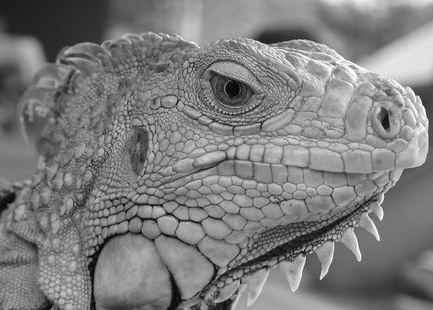
#> input picture hw/hw2/part2/iguana.png, 433 x 310 px
$ jupyter execute hw2_p2.ipynb   (shell and % lines are left out)   (older library calls are emulated)
#> lines starting #> are read from the running program, lines starting #| are printed output that depends on the picture
### hw/hw2/part2/edge.py
import numpy as np

def conv(image, kernel):
    """ An implementation of convolution filter.

    This function uses element-wise multiplication and np.sum()
    to efficiently compute weighted sum of neighborhood at each
    pixel.

    Args:
        image: numpy array of shape (Hi, Wi).
        kernel: numpy array of shape (Hk, Wk).

    Returns:
        out: numpy array of shape (Hi, Wi).
    """
    Hi, Wi = image.shape
    Hk, Wk = kernel.shape
    out = np.zeros((Hi, Wi))

    # For this assignment, we will use edge values to pad the images.
    # Zero padding will make derivatives at the image boundary very big,
    # whereas we want to ignore the edges at the boundary.
    pad_width0 = Hk // 2
    pad_width1 = Wk // 2
    pad_width = ((pad_width0,pad_width0),(pad_width1,pad_width1))
    padded = np.pad(image, pad_width, mode='edge')

    ### YOUR CODE HERE
    for i in range(Hi):
        for j in range(Wi):
            # Extract local region
            region = padded[i:i + Hk, j:j + Wk]
            # Apply kernel
            out[i, j] = np.sum(region * kernel)
    ### END YOUR CODE

    return out

def gaussian_kernel(size, sigma):
    """ Implementation of Gaussian Kernel.

    This function follows the gaussian kernel formula,
    and creates a kernel matrix.

    Hints:
    - Use np.pi and np.exp to compute pi and exp.

    Args:
        size: int of the size of output matrix.
        sigma: float of sigma to calculate kernel.

    Returns:
        kernel: numpy array of shape (size, size).
    """
#> called with size = 3, sigma = 1

    kernel = np.zeros((size, size))

    ### YOUR CODE HERE
    center = size // 2
    total = 0
    for i in range(size):
        for j in range(size):
            x = i - center
            y = j - center
            kernel[i, j] = np.exp(-(x ** 2 + y ** 2) / (2 * sigma ** 2)) / (2 * np.pi * sigma ** 2)
            total += kernel[i, j]
    kernel /= total
    ### END YOUR CODE

    return kernel

def partial_x(img):
    """ Computes partial x-derivative of input img.

    Hints:
        - You may use the conv function in defined in this file.

    Args:
        img: numpy array of shape (H, W).
    Returns:
        out: x-derivative image.
    """

    out = None

    ### YOUR CODE HERE
    kernel = np.array([[-1, 0, 1]])
    out = conv(img, kernel)
    ### END YOUR CODE

    return out

def partial_y(img):
    """ Computes partial y-derivative of input img.

    Hints:
        - You may use the conv function in defined in this file.

    Args:
        img: numpy array of shape (H, W).
    Returns:
        out: y-derivative image.
    """

    out = None

    ### YOUR CODE HERE
    kernel = np.array([[-1], [0], [1]])
    out = conv(img, kernel)

    ### END YOUR CODE

    return out

def gradient(img):
    """ Returns gradient magnitude and direction of input img.

    Args:
        img: Grayscale image. Numpy array of shape (H, W).

    Returns:
        G: Magnitude of gradient at each pixel in img.
            Numpy array of shape (H, W).
        theta: Direction(in degrees, 0 <= theta < 360) of gradient
            at each pixel in img. Numpy array of shape (H, W).

    Hints:
        - Use np.sqrt and np.arctan2 to calculate square root and arctan
    """
    # G = np.zeros(img.shape)
    # theta = np.zeros(img.shape)
    #
    # ### YOUR CODE HERE
    # pass
    # ### END YOUR CODE
    Ix = partial_x(img)
    Iy = partial_y(img)
    G = np.sqrt(Ix ** 2 + Iy ** 2)
    theta = np.arctan2(Iy, Ix) * 180 / np.pi

    return G, theta


def non_maximum_suppression(G, theta):
    """ Performs non-maximum suppression.

    This function performs non-maximum suppression along the direction
    of gradient (theta) on the gradient magnitude image (G).

    Args:
        G: gradient magnitude image with shape of (H, W).
        theta: direction of gradients with shape of (H, W).

    Returns:
        out: non-maxima suppressed image.
    """
    H, W = G.shape
    out = np.zeros((H, W))

    # Round the gradient direction to the nearest 45 degrees
    theta = np.floor((theta + 22.5) / 45) * 45
    theta = (theta % 360.0).astype(np.int32)

    #print(G)
    ### BEGIN YOUR CODE
    # Pad the image with zeros
    G_padded = np.pad(G, ((1, 1), (1, 1)), mode='constant')

    for i in range(1, H + 1):
        for j in range(1, W + 1):
            direction = theta[i - 1, j - 1]
            if direction == 0:
                if G_padded[i, j] > G_padded[i, j - 1] and G_padded[i, j] > G_padded[i, j + 1]:
                    out[i - 1, j - 1] = G_padded[i, j]
            elif direction == 45:
                if G_padded[i, j] > G_padded[i - 1, j + 1] and G_padded[i, j] > G_padded[i + 1, j - 1]:
                    out[i - 1, j - 1] = G_padded[i, j]
            elif direction == 90:
                if G_padded[i, j] > G_padded[i - 1, j] and G_padded[i, j] > G_padded[i + 1, j]:
                    out[i - 1, j - 1] = G_padded[i, j]
            elif direction == 135:
                if G_padded[i, j] > G_padded[i - 1, j - 1] and G_padded[i, j] > G_padded[i + 1, j + 1]:
                    out[i - 1, j - 1] = G_padded[i, j]
    ### END YOUR CODE

    return out

def double_thresholding(img, high, low):
    """
    Args:
        img: numpy array of shape (H, W) representing NMS edge response.
        high: high threshold(float) for strong edges.
        low: low threshold(float) for weak edges.

    Returns:
        strong_edges: Boolean array representing strong edges.
            Strong edeges are the pixels with the values greater than
            the higher threshold.
        weak_edges: Boolean array representing weak edges.
            Weak edges are the pixels with the values smaller or equal to the
            higher threshold and greater than the lower threshold.
    """

    strong_edges = np.zeros(img.shape, dtype=np.bool)
    weak_edges = np.zeros(img.shape, dtype=np.bool)

    ### YOUR CODE HERE
    strong_edges = img > high
    weak_edges = (img > low) & (img <= high)
    ### END YOUR CODE

    return strong_edges, weak_edges


def get_neighbors(y, x, H, W):
    """ Return indices of valid neighbors of (y, x).

    Return indices of all the valid neighbors of (y, x) in an array of
    shape (H, W). An index (i, j) of a valid neighbor should satisfy
    the following:
        1. i >= 0 and i < H
        2. j >= 0 and j < W
        3. (i, j) != (y, x)

    Args:
        y, x: location of the pixel.
        H, W: size of the image.
    Returns:
        neighbors: list of indices of neighboring pixels [(i, j)].
    """
    neighbors = []

    for i in (y-1, y, y+1):
        for j in (x-1, x, x+1):
            if i >= 0 and i < H and j >= 0 and j < W:
                if (i == y and j == x):
                    continue
                neighbors.append((i, j))

    return neighbors

def link_edges(strong_edges, weak_edges):
    """ Find weak edges connected to strong edges and link them.

    Iterate over each pixel in strong_edges and perform breadth first
    search across the connected pixels in weak_edges to link them.
    Here we consider a pixel (a, b) is connected to a pixel (c, d)
    if (a, b) is one of the eight neighboring pixels of (c, d).

    Args:
        strong_edges: binary image of shape (H, W).
        weak_edges: binary image of shape (H, W).

    Returns:
        edges: numpy boolean array of shape(H, W).
    """

    H, W = strong_edges.shape
    indices = np.stack(np.nonzero(strong_edges)).T
    edges = np.zeros((H, W), dtype=np.bool)

    # Make new instances of arguments to leave the original
    # references intact
    weak_edges = np.copy(weak_edges)
    edges = np.copy(strong_edges)

    ### YOUR CODE HERE
    for y, x in indices:
        queue = [(y, x)]
        while queue:
            y, x = queue.pop(0)
            for i, j in get_neighbors(y, x, H, W):
                if weak_edges[i, j]:
                    edges[i, j] = True
                    weak_edges[i, j] = False
                    queue.append((i, j))

    ### END YOUR CODE

    return edges

def canny(img, kernel_size=5, sigma=1.4, high=20, low=15):
    """ Implement canny edge detector by calling functions above.

    Args:
        img: binary image of shape (H, W).
        kernel_size: int of size for kernel matrix.
        sigma: float for calculating kernel.
        high: high threshold for strong edges.
        low: low threashold for weak edges.
    Returns:
        edge: numpy array of shape(H, W).
    """
    ### YOUR CODE HERE

    # Generate Gaussian kernel
    kernel = gaussian_kernel(kernel_size, sigma)

    # Apply Gaussian filter
    smoothed = conv(img, kernel)

    # Compute gradient magnitude and direction
    gradient_magnitude, gradient_direction = gradient(smoothed)

    # Non-maximum suppression
    suppressed = non_maximum_suppression(gradient_magnitude, gradient_direction)

    # Thresholding
    strong_edges, weak_edges = double_thresholding(suppressed, high, low)

    # Linking edges
    edge = link_edges(strong_edges, weak_edges)

    ### END YOUR CODE

    return edge

### hw/hw2/part2/hw2_p2.ipynb
# Homework 2 Part2
*This notebook includes both coding and written questions. Please hand in this notebook file with all the outputs and your answers to the written questions.*

This assignment covers Canny edge detector.

[cell 1]
# Setup
from __future__ import print_function

import numpy as np
import matplotlib.pyplot as plt
import matplotlib.image as mpimg
from time import time
from skimage import io

plt.rcParams['figure.figsize'] = (15.0, 12.0) # set default size of plots
plt.rcParams['image.interpolation'] = 'nearest'
plt.rcParams['image.cmap'] = 'gray'

# for auto-reloading extenrnal modules

# Canny Edge Detector
In this part, you are going to implement a Canny edge detector. The Canny edge detection algorithm can be broken down in to five steps:
1. Smoothing
2. Finding gradients
3. Non-maximum suppression
4. Double thresholding
5. Edge tracking by hysterisis

### 1.1 Smoothing (10 points)
#### Implementation (5 points)
We first smooth the input image by convolving it with a Gaussian kernel. The equation for a Gaussian kernel of size $(2k+1)\times(2k+1)$ is given by:

$$h_{ij}=\frac{1}{2\pi\sigma^2}\exp{\Bigl(-\frac{(i-k)^2+(j-k)^2}{2\sigma^2}\Bigr)}, 0\leq i,j < 2k+1$$

Implement **`gaussian_kernel`** in `edge.py` and run the code below.

[cell 2]
from edge import conv, gaussian_kernel

# Define 3x3 Gaussian kernel with std = 1
kernel = gaussian_kernel(3, 1)
kernel_test = np.array(
    [[ 0.05854983, 0.09653235, 0.05854983],
     [ 0.09653235, 0.15915494, 0.09653235],
     [ 0.05854983, 0.09653235, 0.05854983]]
)

# Test Gaussian kernel
if not np.allclose(kernel, kernel_test):
    print('Incorrect values! Please check your implementation.')

Implement **`conv`** in `edge.py` and run the code below.

[cell 3]
# Test with different kernel_size and sigma
kernel_size = 5
sigma = 1.4

# Load image
img = io.imread('iguana.png', as_gray=True)

# Define 5x5 Gaussian kernel with std = sigma
kernel = gaussian_kernel(kernel_size, sigma)

# Convolve image with kernel to achieve smoothed effect
smoothed = conv(img, kernel)
#> in conv, `padded = np.pad(image, pad_width, mode='edge')`:
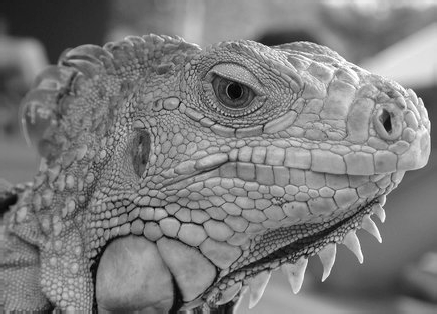
#> padded: shape (314, 437) float64; min 0, max 1, mean 0.491

plt.subplot(1,2,1)
plt.imshow(img)
plt.title('Original image')
plt.axis('off')

plt.subplot(1,2,2)
plt.imshow(smoothed)
plt.title('Smoothed image')
plt.axis('off')

plt.show()
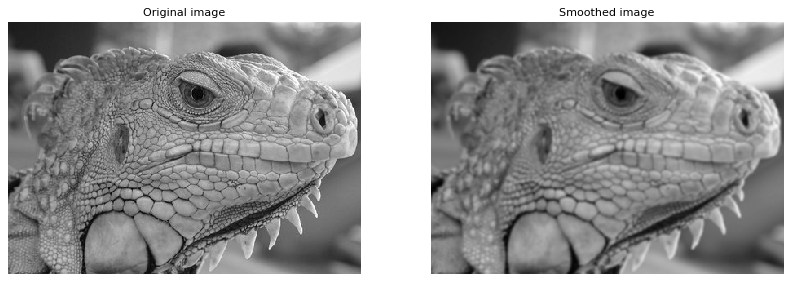
#> figure drawn by matplotlib, 2 panels

#### Question (5 points)
What is the effect of changing kernel_size and sigma?

**Your Answer:** Write your solution in this markdown cell.
In the Canny edge detection algorithm, the kernel_size and sigma parameters are used to control the size and the shape of the Gaussian filter that is applied to the input image.

The kernel_size parameter determines the size of the kernel matrix used to calculate the Gaussian filter. A larger kernel_size will result in a wider Gaussian distribution, which will cause more smoothing of the image and lead to thicker edges. Conversely, a smaller kernel_size will result in a narrower Gaussian distribution, which will cause less smoothing of the image and lead to thinner edges. However, a smaller kernel_size may also result in more noise being retained in the image.

The sigma parameter determines the spread of the Gaussian distribution. A larger sigma will result in a wider Gaussian distribution, which will cause more smoothing of the image and lead to thicker edges. Conversely, a smaller sigma will result in a narrower Gaussian distribution, which will cause less smoothing of the image and lead to thinner edges. However, a smaller sigma may also result in more noise being retained in the image.

Therefore, the choice of kernel_size and sigma should be based on the specific characteristics of the input image and the desired output. Generally, a larger kernel_size and sigma are used for images with more noise, while a smaller kernel_size and sigma are used for images with finer details or thin edges.

### 1.2 Finding gradients (15 points)
The gradient of a 2D scalar function $I:\mathbb{R}^2\rightarrow{\mathbb{R}}$ in Cartesian coordinate is defined by:

$$\nabla{I(x,y)}=\bigl[\frac{\partial{I}}{\partial{x}},\frac{\partial{I}}{\partial{y}}\bigr],$$

where

$$
\frac{\partial{I(x,y)}}{\partial{x}}=\lim_{\Delta{x}\to{0}}\frac{I(x+\Delta{x},y)-I(x,y)}{\Delta{x}} \\
\frac{\partial{I(x,y)}}{\partial{y}}=\lim_{\Delta{y}\to{0}}\frac{I(x,y+\Delta{y})-I(x,y)}{\Delta{y}}.
$$

In case of images, we can approximate the partial derivatives by taking differences at one pixel intervals:

$$
\frac{\partial{I(x,y)}}{\partial{x}}\approx{\frac{I(x+1,y)-I(x-1,y)}{2}} \\
\frac{\partial{I(x,y)}}{\partial{y}}\approx{\frac{I(x,y+1)-I(x,y-1)}{2}}
$$

Note that the partial derivatives can be computed by convolving the image $I$ with some appropriate kernels $D_x$ and $D_y$:

$$
\frac{\partial{I}}{\partial{x}}\approx{I*D_x}=G_x \\
\frac{\partial{I}}{\partial{y}}\approx{I*D_y}=G_y
$$

#### Implementation (5 points)
Find the kernels $D_x$ and $D_y$ and implement **`partial_x`** and **`partial_y`** using `conv` defined in `edge.py`.

*-Hint: Remeber that convolution flips the kernel.*

[cell 4]
from edge import partial_x, partial_y

# Test input
I = np.array(
    [[0, 0, 0],
     [0, 1, 0],
     [0, 0, 0]]
)

# Expected outputs
I_x_test = np.array(
    [[ 0, 0, 0],
     [ 0.5, 0, -0.5],
     [ 0, 0, 0]]
)

I_y_test = np.array(
    [[ 0, 0.5, 0],
     [ 0, 0, 0],
     [ 0, -0.5, 0]]
)

# Compute partial derivatives
I_x = partial_x(I)
I_y = partial_y(I)

# Test correctness of partial_x and partial_y
if not np.all(I_x == I_x_test):
    print('partial_x incorrect')

if not np.all(I_y == I_y_test):
    print('partial_y incorrect')

[cell 5]
# Compute partial derivatives of smoothed image
Gx = partial_x(smoothed)
#> after the loop in conv (call 4), `for i in range(Hi):`:
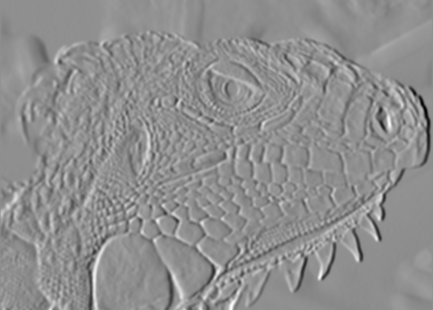
#> out: shape (310, 433) float64; min -0.358, max 0.28, mean 0.000468; drawn with min black and max white
Gy = partial_y(smoothed)
#> after the loop in conv (call 5), `for i in range(Hi):`:
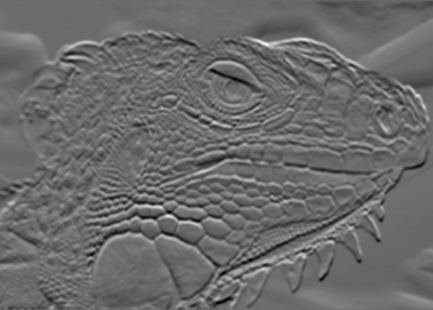
#> out: shape (310, 433) float64; min -0.258, max 0.356, mean -0.000414; drawn with min black and max white

plt.subplot(1,2,1)
plt.imshow(Gx)
plt.title('Derivative in x direction')
plt.axis('off')

plt.subplot(1,2,2)
plt.imshow(Gy)
plt.title('Derivative in y direction')
plt.axis('off')

plt.show()

#### Question (5 points)
What is the reason for performing smoothing prior to computing the gradients?

**Your Answer:** Write your solution in this markdown cell.
The reason for performing smoothing prior to computing the gradients in the Canny edge detection algorithm is to reduce the effects of noise and produce more accurate edge detection results.

The gradient of an image is calculated by computing the derivative of the image intensity in the x and y directions. However, in practice, images are often corrupted by noise, which can lead to spurious or false edge detection results. In order to reduce the effects of noise, a Gaussian filter is applied to the image prior to computing the gradients.

The Gaussian filter works by convolving the image with a Gaussian kernel, which has the effect of smoothing the image and reducing the high-frequency noise components. The size of the Gaussian kernel and the amount of smoothing are controlled by the kernel_size and sigma parameters, respectively. By smoothing the image prior to computing the gradients, the noise is effectively reduced and the gradients are calculated more accurately, which leads to more accurate edge detection results.

In addition to reducing noise, smoothing the image also has the effect of removing small-scale details and producing a more blurred image. This can be beneficial in cases where the goal is to detect only the major edges in the image, rather than all the small-scale details. However, if the goal is to detect fine details or thin edges, it is important to use a smaller kernel_size and sigma to preserve the details and avoid over-smoothing the image.

#### Implementation (10 points)
Now, we can compute the magnitude and direction of gradient with the two partial derivatives:

$$
G = \sqrt{G_{x}^{2}+G_{y}^{2}} \\
\Theta = arctan\bigl(\frac{G_{y}}{G_{x}}\bigr)
$$

Implement **`gradient`** in `edge.py` which takes in an image and outputs $G$ and $\Theta$.

[cell 6]
from edge import gradient

G, theta = gradient(smoothed)
#> in gradient, `G = np.sqrt(Ix ** 2 + Iy ** 2)`:
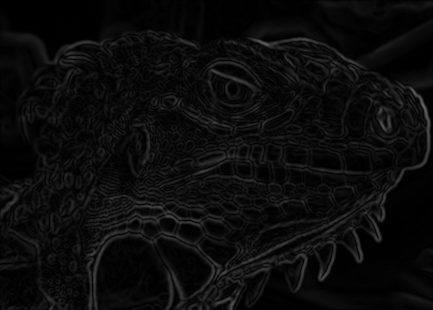
#> G: shape (310, 433) float64; min 0, max 0.394, mean 0.0469
#> in gradient, `theta = np.arctan2(Iy, Ix) * 180 / np.pi`:
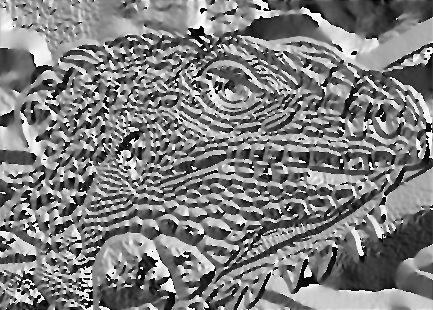
#> theta: shape (310, 433) float64; min -180, max 180, mean -1.3; drawn with min black and max white

if not np.all(G >= 0):
    print('Magnitude of gradients should be non-negative.')

if not np.all((theta >= 0) * (theta < 360)):
    print('Direction of gradients should be in range 0 <= theta < 360')

plt.imshow(G)
plt.title('Gradient magnitude')
plt.axis('off')
plt.show()

### 1.3 Non-maximum suppression (20 points)
You should be able to see that the edges extracted from the gradient of the smoothed image are quite thick and blurry. The purpose of this step is to convert the "blurred" edges into "sharp" edges. Basically, this is done by preserving all local maxima in the gradient image and discarding everything else. The algorithm is for each pixel (x,y) in the gradient image:
1. Round the gradient direction $\Theta[y,x]$ to the nearest 45 degrees, corresponding to the use of an 8-connected neighbourhood.

2. Compare the edge strength of the current pixel with the edge strength of the pixel in the positive and negative gradient directions. For example, if the gradient direction is south (theta=90), compare with the pixels to the north and south.

3. If the edge strength of the current pixel is the largest; preserve the value of the edge strength. If not, suppress (i.e. remove) the value.

Implement **`non_maximum_suppression`** in `edge.py`.

We provide the correct output and the difference between it and your result for debugging purposes.  If you see white spots in the Difference image, you should check your implementation.

[cell 7]
from edge import non_maximum_suppression

# Test input
g = np.array(
    [[0.4, 0.5, 0.6],
     [0.3, 0.5, 0.7],
     [0.4, 0.5, 0.6]]
)

# Print out non-maximum suppressed output
# varying theta
for angle in range(0, 180, 45):
    #print('Thetas:', angle)
    t = np.ones((3, 3)) * angle # Initialize theta
    print(non_maximum_suppression(g, t))

[cell 8]
nms = non_maximum_suppression(G, theta)
#> in non_maximum_suppression (call 5), `theta = (theta % 360.0).astype(np.int32)`:
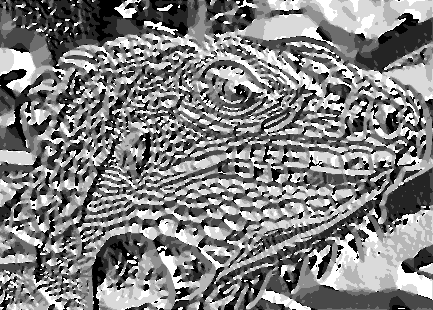
#> theta: shape (310, 433) int32; min 0, max 315, mean 159.8; drawn with min black and max white
#> after the loop in non_maximum_suppression (call 5), `for i in range(1, H + 1):`:
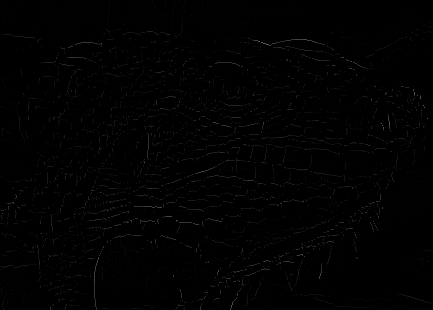
#> out: shape (310, 433) float64; min 0, max 0.394, mean 0.00554
plt.imshow(nms)
plt.title('Non-maximum suppressed')
plt.axis('off')
plt.show()

plt.subplot(1, 3, 1)
plt.imshow(nms)
plt.axis('off')
plt.title('Your result')

plt.subplot(1, 3, 2)
reference = np.load('references/iguana_non_max_suppressed.npy')
#> (reads hw/hw2/part2/references/iguana_non_max_suppressed.npy from the repository)
plt.imshow(reference)
plt.axis('off')
plt.title('Reference')

plt.subplot(1, 3, 3)
plt.imshow(nms - reference)
plt.title('Difference')
plt.axis('off')
plt.show()
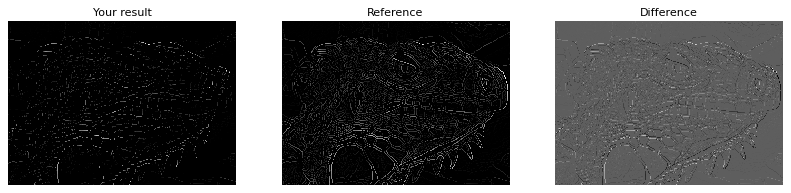
#> figure drawn by matplotlib, 3 panels

np.amax(nms-reference)
#> Out = 0.288

### 1.4 Double Thresholding (20 points)

The edge-pixels remaining after the non-maximum suppression step are (still) marked with their strength pixel-by-pixel. Many of these will probably be true edges in the image, but some may be caused by noise or color variations, for instance, due to rough surfaces. The simplest way to discern between these would be to use a threshold, so that only edges stronger that a certain value would be preserved. The Canny edge detection algorithm uses double thresholding. Edge pixels stronger than the high threshold are marked as strong; edge pixels weaker than the low threshold are suppressed and edge pixels between the two thresholds are marked as weak.

Implement **`double_thresholding`** in `edge.py`

[cell 9]
from edge import double_thresholding

low_threshold = 0.02
high_threshold = 0.03

strong_edges, weak_edges = double_thresholding(nms, high_threshold, low_threshold)
#> in double_thresholding, `strong_edges = img > high`:
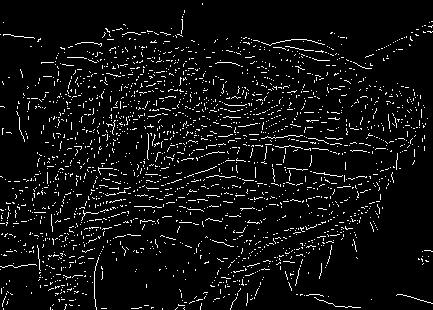
#> strong_edges: shape (310, 433) bool; 5.9% white in thin lines or dots
assert(np.sum(strong_edges & weak_edges) == 0)

edges=strong_edges * 1.0 + weak_edges * 0.5
#> (the rest of the program and of its run is left out)
